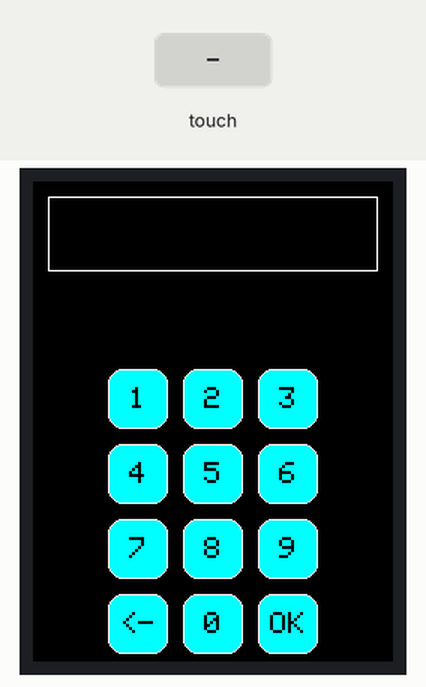
The sketch below on a simulated Arduino Uno, built with avr-gcc and run on an emulated ATmega328P. Shown: 240×320 colour display. Inputs (shaded band) come from the test bench. What the sketch prints to the serial monitor is not drawn.

Above: at 1.4 s.
1.5 s: touch panel pressed at 38 % / 30 % of its raw x / y range
At 3.3 s:
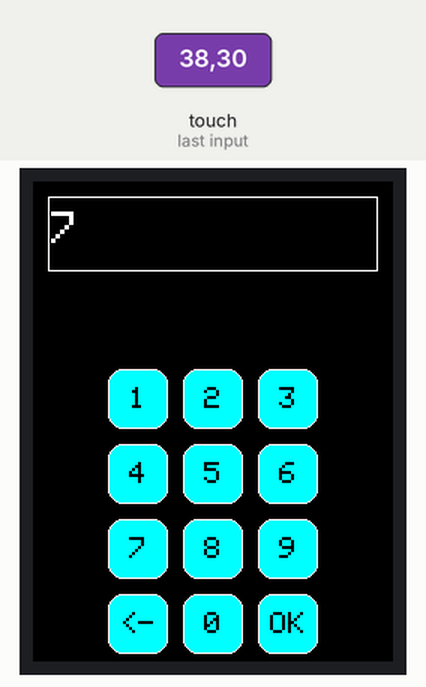
4.1 s: touch panel pressed at 38 % / 50 % of its raw x / y range
At 6.4 s:
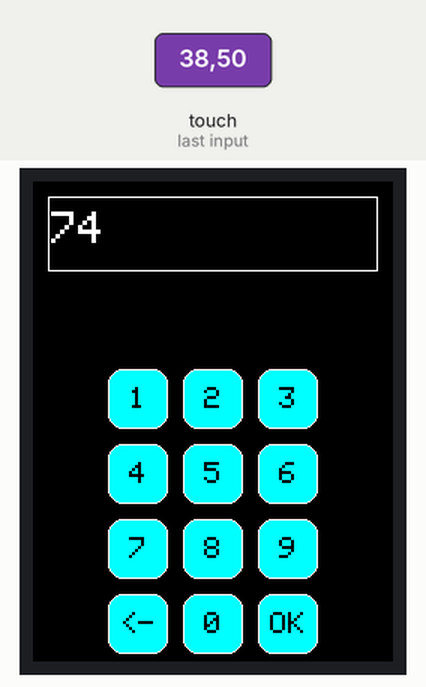
6.7 s: touch panel pressed at 38 % / 30 % of its raw x / y range
At 8.3 s:
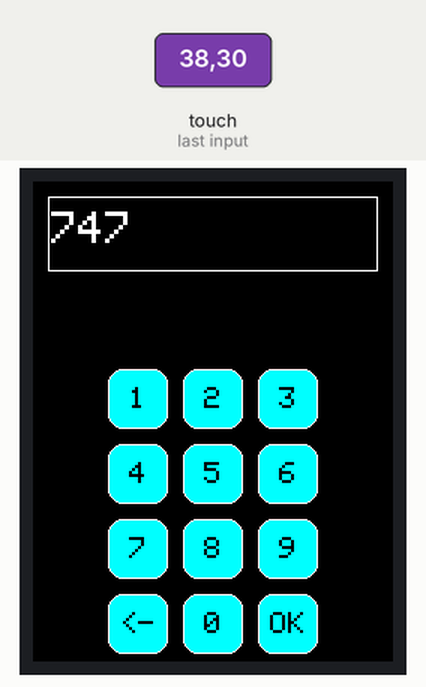
9.3 s: touch panel pressed at 38 % / 50 % of its raw x / y range
At 11.7 s:
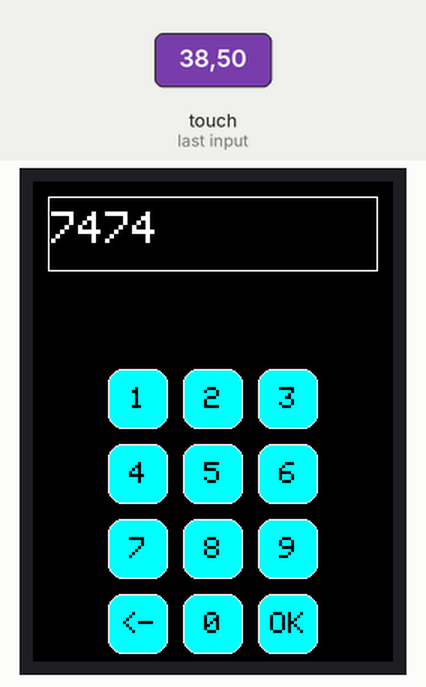
Timing chart, 0 to 12.9 s (numbered marks = the images above; inputs shaded):
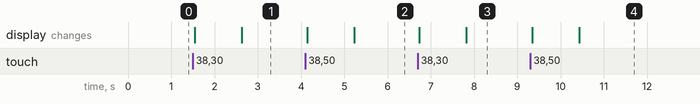

The sketch:

arduino.ino
```cpp
#if 1

#include <Adafruit_GFX.h>
#include <MCUFRIEND_kbv.h>
MCUFRIEND_kbv tft;
#include <TouchScreen.h>
#define MINPRESSURE 200
#define MAXPRESSURE 1000

const int XP = 6, XM = A2, YP = A1, YM = 7; //ID=0x9341
const int TS_LEFT = 175, TS_RT = 890, TS_TOP = 906, TS_BOT = 209;

TouchScreen ts = TouchScreen(XP, YP, XM, YM, 300);

// Cores
#define BLACK   0x0000
#define BLUE    0x001F
#define RED     0xF800
#define GREEN   0x07E0
#define CYAN    0x07FF
#define MAGENTA 0xF81F
#define YELLOW  0xFFE0
#define WHITE   0xFFFF

//botoes
#define BUTTON_X 70
#define BUTTON_Y 145
#define BUTTON_W 40
#define BUTTON_H 40
#define BUTTON_SPACING_X 10
#define BUTTON_SPACING_Y 10
#define BUTTON_TEXTSIZE 2

//texto
#define TEXT_X 10
#define TEXT_Y 10
#define TEXT_W 220
#define TEXT_H 50
#define TEXT_TSIZE 3
#define TEXT_TCOLOR WHITE
#define TEXT_LEN 12
char textfield[TEXT_LEN+1] = "";
int textfield_i=0;

char PASSWORD[8] = {'1','2','3','4','5','6','7','8'};


char buttonlabels[15][5] = {"1", "2", "3", "4", "5", "6", "7", "8", "9", "<-", "0", "OK"};
Adafruit_GFX_Button buttons[15];

void calibration(void) {
  TSPoint p = ts.getPoint();
  pinMode(YP, OUTPUT);
  pinMode(XM, OUTPUT);
  digitalWrite(YP, HIGH);
  digitalWrite(XM, HIGH);
  if (p.z != -1) {
    p.x = map(p.x, TS_LEFT, TS_RT, 0, tft.width());
    p.y = map(p.y, TS_TOP, TS_BOT, 0, tft.height());
    Serial.print("("); Serial.print(p.x); Serial.print(", ");
    Serial.print(p.y); Serial.print(", ");
    Serial.print(p.z); Serial.println(") ");
  }


  for (int b=0; b<15; b++) {
    if (buttons[b].contains(p.x, p.y)) {
      Serial.print("Pressing: "); Serial.println(b);
      buttons[b].press(true);  // tell the button it is pressed
    } else {
      buttons[b].press(false);  // tell the button it is NOT pressed
    }
  }
}

void drawButtons(void) {
  for (int row=0; row<4; row++) {
    for (int col=0; col<3; col++) {
      buttons[col + row*3].initButton(&tft, BUTTON_X+col*(BUTTON_W+BUTTON_SPACING_X),
                 BUTTON_Y+row*(BUTTON_H+BUTTON_SPACING_Y),    // x, y, w, h, outline, fill, text
                  BUTTON_W, BUTTON_H, WHITE, CYAN, BLACK,
                  buttonlabels[col + row*3], BUTTON_TEXTSIZE);
      buttons[col + row*3].drawButton();
    }
  }
}

void setup(void)
{
    Serial.begin(9600);
    uint16_t ID = tft.readID();
    Serial.print("TFT ID = 0x");
    Serial.println(ID, HEX);
    tft.begin();
    tft.setRotation(0);

    tft.fillScreen(BLACK);
    drawRect();
    drawButtons();
}


void loop(void)
{
  calibration();

  for (int b=0; b<15; b++) {
    if (buttons[b].justReleased()) {
      buttons[b].drawButton();
    }

   for (int b=0; b<15; b++) {
    if (buttons[b].justReleased()) {
      buttons[b].drawButton();
    }

    int control = 0;
    if (buttons[b].justPressed() && control == 0) {
      control = 1;

        buttons[b].drawButton(true);


        if (b == 9) { //delete
            textfield_i--;
            textfield[textfield_i] = ' ';
            drawText();

        } else if (b == 11) { //entrar


        /*
                for(int i = 0; i < sizeof(PASSWORD); i++) {
                  if (PASSWORD[i] != textfield[i])
                  {
                    tft.drawRect(TEXT_X, TEXT_Y, TEXT_W, TEXT_H, RED);
                    return;
                  }
                }
              tft.drawRect(TEXT_X, TEXT_Y, TEXT_W, TEXT_H, GREEN);
        */

        } else {
          textfield[textfield_i] = buttonlabels[b][0];
          textfield_i++;
          textfield[textfield_i] = 0;
          drawText();
        }

        //Serial.println(textfield);
      delay(1000);
      return;
    }else{control = 0;}
   }
}

}

void drawRect(void) {
  tft.drawRect(TEXT_X, TEXT_Y, TEXT_W, TEXT_H, WHITE);
}

void drawText(void) {
        tft.setCursor(TEXT_X + 2, TEXT_Y+10);
        tft.setTextColor(TEXT_TCOLOR, BLACK);
        tft.setTextSize(TEXT_TSIZE);
        tft.print(textfield);
}


#endif
```

Measured:
- after the input at 1.5 s, the display: first changes at once (image 1 shows a later state)
- after the input at 4.1 s, the display: first changes after 0.05 s (image 2 shows a later state)
- after the input at 6.7 s, the display: first changes at once (image 3 shows a later state)
- after the input at 9.3 s, the display: first changes at once (image 4 shows a later state)
